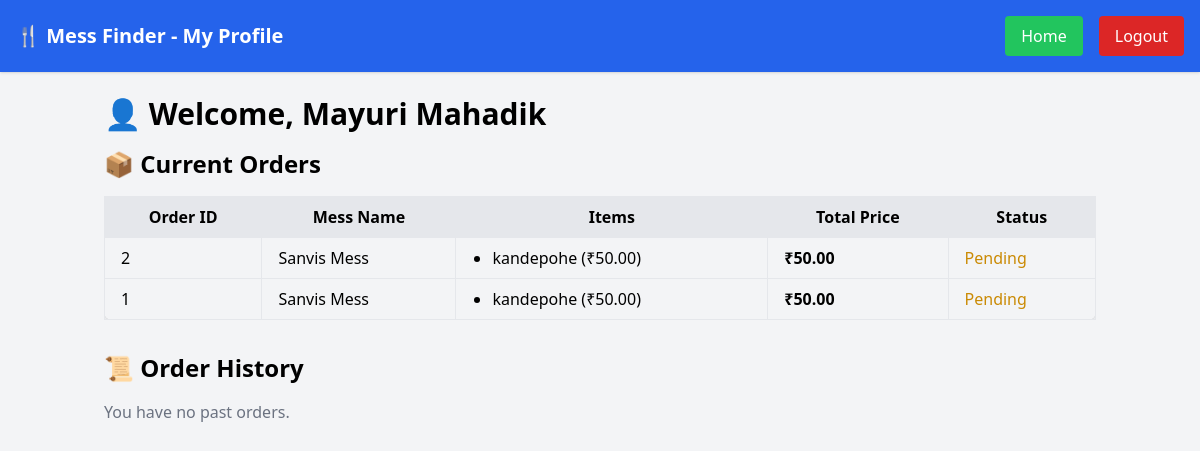
/profile/ (signed in), run on an earlier commit of the app's database.
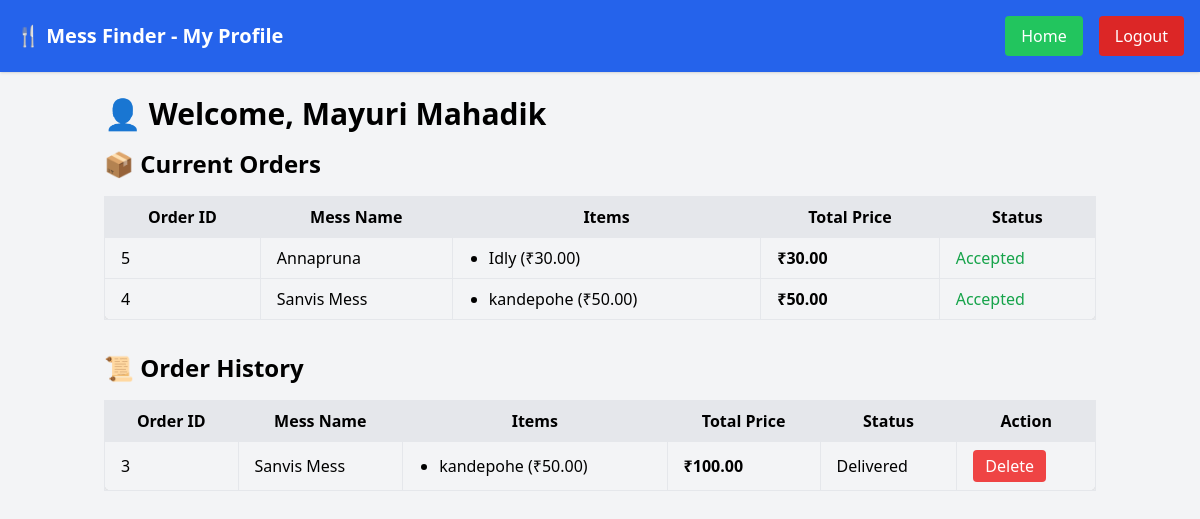
And on a later commit of the database.
### mess_app/models.py (models this page shows, shortened)
class Order(models.Model):
    user = models.ForeignKey(User, on_delete=models.CASCADE)
    mess = models.ForeignKey("Mess", on_delete=models.CASCADE)  # Link to the mess where order is placed
    items = models.ManyToManyField("MenuItem")  # All menu items in the order
    total_price = models.DecimalField(max_digits=10, decimal_places=2, default=0)
    customer_name = models.CharField(max_length=200, default="Guest User")
    phone = models.CharField(max_length=15, null=True, blank=True)  # 📱 Mobile number
    address = models.CharField(max_length=255, null=True, blank=True)
    pincode = models.CharField(max_length=10, null=True, blank=True)
    payment_method = models.CharField(
        max_length=50,
        choices=[
            ('COD', 'Cash on Delivery'),
            ('Online', 'Online Payment'),
        ],
        default='COD'
    )
    payment_status = models.CharField(
        max_length=20,
        choices=[
            ('Pending', 'Pending'),
            ('Paid', 'Paid'),
            ('Failed', 'Failed'),
        ],
        default='Pending'
    )
    status = models.CharField(
        max_length=20,
        choices=[
            ('Pending', 'Pending'),
            ('Accepted', 'Accepted'),
            ('Preparing', 'Preparing'),
            ('Out for Delivery', 'Out for Delivery'),
            ('Delivered', 'Delivered'),
            ('Rejected', 'Rejected'),
        ],
        default='Pending'
    )
    created_at = models.DateTimeField(auto_now_add=True)

class Mess(models.Model):
    owner = models.ForeignKey(User, on_delete=models.CASCADE)
    name = models.CharField(max_length=100)
    address = models.TextField(default="Not provided")  # added default
    location = models.CharField(max_length=100, default="Unknown")
    pincode = models.CharField(max_length=6, default="000000")
    photo = models.ImageField(upload_to='mess_photos/', blank=True, null=True)
    contact = models.CharField(max_length=15)
    food_type = models.CharField(max_length=50)   # e.g., Veg, Non-Veg
    price = models.DecimalField(max_digits=8, decimal_places=2)
    description = models.TextField(blank=True)

class MenuItem(models.Model):
    mess = models.ForeignKey(Mess, on_delete=models.CASCADE)
    name = models.CharField(max_length=200)
    price = models.DecimalField(max_digits=7, decimal_places=2)
    description = models.TextField(blank=True)
    photo = models.ImageField(upload_to="menu_photos/", blank=True, null=True)

### mess_app/views.py (the view)
# urls.py: path("profile/", views.user_profile_view, name="user_profile"),
@login_required
def user_profile_view(request):
    current_orders = Order.objects.filter(user=request.user).exclude(status="Delivered").order_by("-created_at")
    past_orders = Order.objects.filter(user=request.user, status="Delivered").order_by("-created_at")
    return render(request, "user/profile.html", {
        "user": request.user,
        "current_orders": current_orders,
        "past_orders": past_orders
    })

### mess_app/templates/user/profile.html (shortened to what the changed rows need)
<!DOCTYPE html>
<html lang="en">
<head>
    <script src="https://cdn.tailwindcss.com"></script>
</head>
<body class="bg-gray-100 font-sans">
    <nav class="bg-blue-600 text-white p-4 flex justify-between items-center shadow">
        <h1 class="text-xl font-bold">🍴 Mess Finder - My Profile</h1>
    </nav>
    <div class="container mx-auto px-4 py-6">
        <h2 class="text-3xl font-bold mb-4">👤 Welcome, {{ user.username }}</h2>
        <div class="mb-8">
            {% if current_orders %}
            <div class="overflow-x-auto">
                <table class="w-full border border-gray-300 rounded-lg shadow">
                    <thead class="bg-gray-200">
                        <tr>
                            <th class="border px-4 py-2">Order ID</th>
                            <th class="border px-4 py-2">Mess Name</th>
                            <th class="border px-4 py-2">Items</th>
                            <th class="border px-4 py-2">Total Price</th>
                            <th class="border px-4 py-2">Status</th>
                        </tr>
                    </thead>
                    <tbody>
                        {% for order in current_orders %}
                        <tr class="hover:bg-gray-100">
                            <td class="border px-4 py-2">{{ order.id }}</td>
                            <td class="border px-4 py-2">{{ order.mess.name }}</td>
                            <td class="border px-4 py-2">
                                <ul class="list-disc pl-5">
                                    {% for item in order.items.all %}
                                        <li>{{ item.name }} (₹{{ item.price }})</li>
                                    {% endfor %}
                                </ul>
                            </td>
                            <td class="border px-4 py-2 font-semibold">₹{{ order.total_price }}</td>
                            <td class="border px-4 py-2">
                                <span class="
                                    {% if order.status == 'Pending' %} text-yellow-600
                                    {% elif order.status == 'Accepted' %} text-green-600
                                    {% elif order.status == 'Rejected' %} text-red-600
                                    {% elif order.status == 'Delivered' %} text-blue-600 {% endif %}
                                ">
                                    {{ order.status }}
                                </span>
                            </td>
                        </tr>
                        {% endfor %}
                    </tbody>
                </table>
            </div>
            {% else %}
            <p class="text-gray-500">You have no current orders.</p>
            {% endif %}
        </div>
        <div>
            <h3 class="text-2xl font-semibold mb-4">📜 Order History</h3>
            {% if past_orders %}
            <div class="overflow-x-auto">
                <table class="w-full border border-gray-300 rounded-lg shadow">
                    <thead class="bg-gray-200">
                        <tr>
                            <th class="border px-4 py-2">Order ID</th>
                            <th class="border px-4 py-2">Mess Name</th>
                            <th class="border px-4 py-2">Items</th>
                            <th class="border px-4 py-2">Total Price</th>
                            <th class="border px-4 py-2">Status</th>
                            <th class="border px-4 py-2">Action</th>
                        </tr>
                    </thead>
                    <tbody>
                        {% for order in past_orders %}
                        <tr class="hover:bg-gray-100">
                            <td class="border px-4 py-2">{{ order.id }}</td>
                            <td class="border px-4 py-2">{{ order.mess.name }}</td>
                            <td class="border px-4 py-2">
                                <ul class="list-disc pl-5">
                                    {% for item in order.items.all %}
                                        <li>{{ item.name }} (₹{{ item.price }})</li>
                                    {% endfor %}
                                </ul>
                            </td>
                            <td class="border px-4 py-2 font-semibold">₹{{ order.total_price }}</td>
                            <td class="border px-4 py-2">{{ order.status }}</td>
                            <td class="border px-4 py-2">
                                <form method="POST" action="{% url 'delete_order_history' order.id %}">
                                    <button type="submit" class="bg-red-500 text-white px-3 py-1 rounded hover:bg-red-600">
                                        Delete
                                    </button>
                                </form>
                            </td>
                        </tr>
                        {% endfor %}
                    </tbody>
                </table>
            </div>
            {% else %}
            <p class="text-gray-500">You have no past orders.</p>
            {% endif %}
        </div>
    </div>
</body>
</html>

What changed in the data, as far as the page shows it:
removed Order: id "2", mess.name "Sanvis Mess", total_price "50.00", status "Pending", MenuItem (name "kandepohe", price "50.00"), shown under "📦 Current Orders"
removed Order: id "1", mess.name "Sanvis Mess", total_price "50.00", status "Pending", MenuItem (name "kandepohe", price "50.00"), shown under "📦 Current Orders"
added Order: id "5", mess.name "Annapruna", total_price "30.00", status "Accepted", shown under "📦 Current Orders"
now on this page (row unchanged): MenuItem: name "Idly", price "30.00", shown under "5"
added Order: id "4", mess.name "Sanvis Mess", total_price "50.00", status "Accepted", MenuItem (name "kandepohe", price "50.00"), shown under "📦 Current Orders"
added Order: id "3", mess.name "Sanvis Mess", total_price "100.00", status "Delivered", MenuItem (name "kandepohe", price "50.00"), shown under "📜 Order History"
Also different on the page:
text no longer shown: "You have no past orders."
text now shown: "Order ID Mess Name Items Total Price Status Action"
